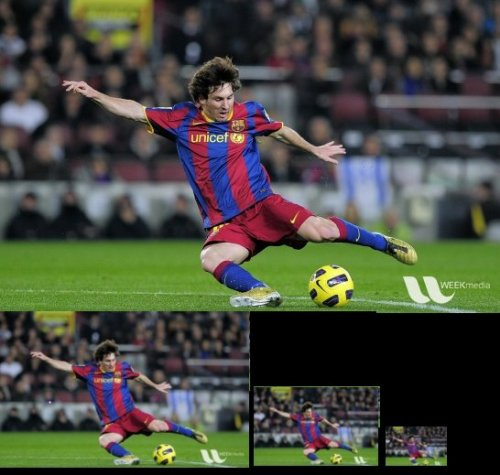
//> input picture Tercero/FSIV/3.4.7/messipyr.jpg, 500 x 475 px
$ ./sharpen -i=../../../3.4.7/original.jpg ../../../3.4.7/messipyr.jpg ../../../3.4.7/messipyr.jpg   (built with g++ and OpenCV 4)
//> lines starting //> are read from the running program, lines starting //| are printed output that depends on the picture
#include <iostream>
#include <exception>
#include <cassert>
//Includes para OpenCV
#include <opencv2/core/core.hpp>
#include <opencv2/core/utility.hpp>
#include <opencv2/highgui/highgui.hpp>
#include <opencv2/imgproc/imgproc.hpp>

//parametros de linea de comandos
const cv::String keys =
    "{help h usage ? |          | print this message   }"
    "{i interactive|      | activate interactive mode   }"
    "{f tipo         |  0       | type of filter   }"
    "{g ganancia     |  1.0     | ganancia  }"
    "{@inputImage    |<none>    | image to edit   }"
    "{@outputImage   |salida.jpg| name of the output image  }"
    ;

cv::Mat create_sharp_filter(const int &tipo, const float &g){
  assert(tipo==0 or tipo==1);
  cv::Mat filter( 3, 3, CV_32FC1);
  if (tipo==0) {
    filter.at<float>(0,0)=filter.at<float>(0,2)=filter.at<float>(2,0)=filter.at<float>(2,2)=0;
    filter.at<float>(0,1)=filter.at<float>(1,0)=filter.at<float>(1,2)=filter.at<float>(2,1)=-1;
    filter.at<float>(1,1)=g+4;
  }else{
    filter.at<float>(0,0)=filter.at<float>(0,2)=filter.at<float>(2,0)=filter.at<float>(2,2)=
    filter.at<float>(0,1)=filter.at<float>(1,0)=filter.at<float>(1,2)=filter.at<float>(2,1)=-1;
    filter.at<float>(1,1)=g+8;
  }
  return filter;
}

void convolve(const cv::Mat& in, const cv::Mat& filter, cv::Mat& out, int border_type=0){
  assert(in.type()==CV_32FC1);
  assert(filter.type()==CV_32FC1);
  int padrows = filter.rows-1;
	int padcols = filter.cols-1;

	cv::Mat aux = cv::Mat::zeros(in.rows+padrows, in.cols+padcols, CV_32F);
	cv::Mat reserva = cv::Mat::zeros(in.rows+padrows, in.cols+padcols, CV_32F);

  cv::Mat roi = aux(cv::Rect(padcols/2,padrows/2,in.cols,in.rows));
  in.copyTo(roi);

  aux.copyTo(reserva);

  for (int i = padrows/2; i < aux.rows-padrows/2; i++) {
    for (int j = padcols/2; j < aux.cols-padcols/2; j++) {
      float sum=0;
      for (int n = 0; n < padrows; n++) {
        for (int m = 0; m < padcols; m++) {
          sum+= reserva.at<float>(i+n-1,j+m-1)*filter.at<float>(n,m);
        }
      }
      aux.at<float>(i,j)=sum;
    }
  }

  roi.copyTo(out);
}

int main (int argc, char* const* argv){
      int retCode=EXIT_SUCCESS;

      try {


        cv::CommandLineParser parser(argc, argv, keys);
        float g=parser.get<float>("g");
        int f=parser.get<float>("f");
        parser.about("Aplica un sharp filter");
        if (parser.has("help"))
        {
          parser.printMessage();
          return 0;
        }
      cv::String img_name = parser.get<cv::String>(0);

      if (!parser.check())
      {
          parser.printErrors();
          return 0;
      }


      cv::Mat img = imread(img_name, cv::IMREAD_COLOR);
//> img is the input picture: 475 rows x 500 cols, CV_8UC3; mean B, G, R 63, 74.6, 71.4

      if (img.empty())
      {
         std::cerr << "Error: no he podido abrir el fichero '" << img_name << "'." << std::endl;
         return EXIT_FAILURE;
      }

      cv::Mat mask = create_sharp_filter(f,g);

      std::vector<cv::Mat> splitChannels(3);
      std::vector<cv::Mat> mergeChannels(3);

      cv::namedWindow("IMG");
      cv::namedWindow("IMG2");

      cv::Mat merge;
      img.convertTo(merge, CV_32FC3, 1/255.0 );

      cv::split(merge, splitChannels);
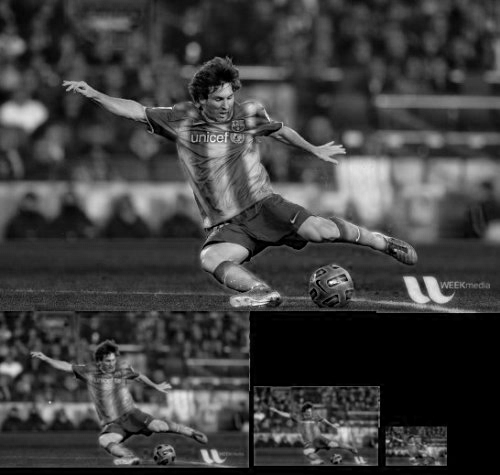
//> splitChannels[0]: 475 rows x 500 cols, CV_32FC1; min 0, max 1, mean 0.247
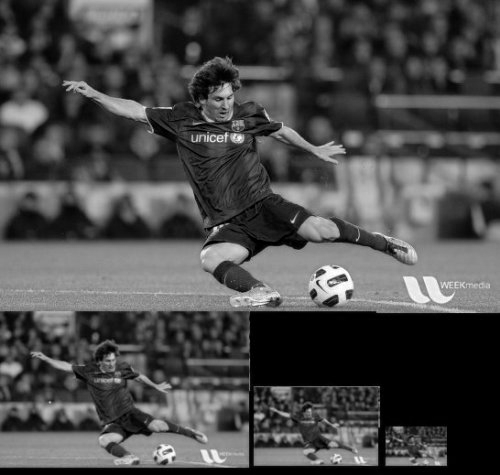
//> splitChannels[1]: 475 rows x 500 cols, CV_32FC1; min 0, max 1, mean 0.292
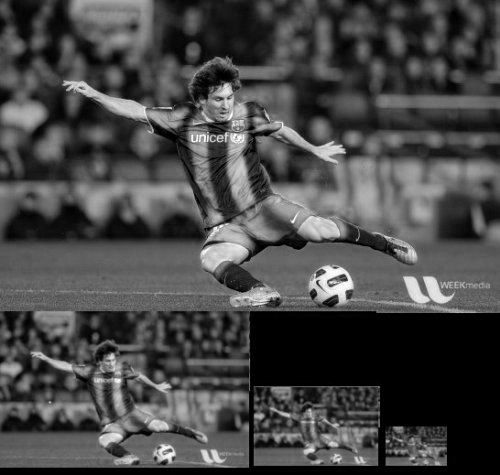
//> splitChannels[2]: 475 rows x 500 cols, CV_32FC1; min 0, max 1, mean 0.28

      //llamo a mi funcion convolve
  		convolve(splitChannels[0], mask, mergeChannels[0]);
//> after the loop in convolve, `for (int i = padrows/2; i < aux.rows-padrows/2; i++)`:
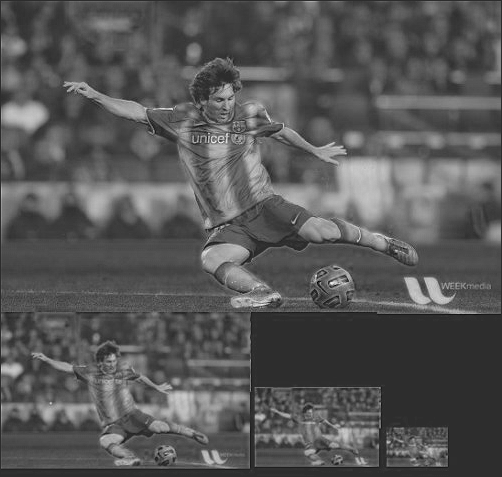
//> aux: 477 rows x 502 cols, CV_32FC1; min -0.784, max 3.61, mean 0.736; drawn with min black and max white
  		convolve(splitChannels[1], mask, mergeChannels[1]);
//> call 2 of convolve, with border_type = 0
//> after the loop in convolve (call 2), `for (int i = padrows/2; i < aux.rows-padrows/2; i++)`:
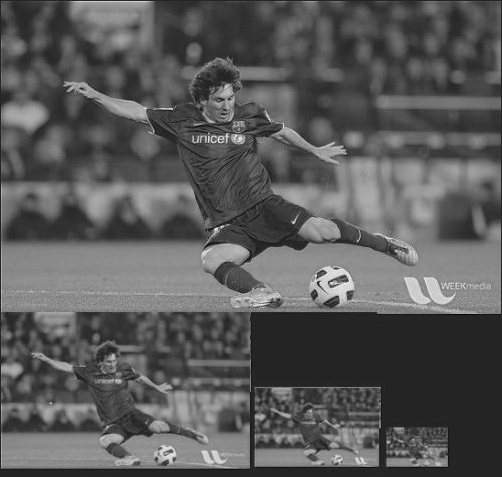
//> aux: 477 rows x 502 cols, CV_32FC1; min -0.588, max 3.54, mean 0.871; drawn with min black and max white
  		convolve(splitChannels[2], mask, mergeChannels[2]);
//> call 3 of convolve, with border_type = 0
//> after the loop in convolve (call 3), `for (int i = padrows/2; i < aux.rows-padrows/2; i++)`:
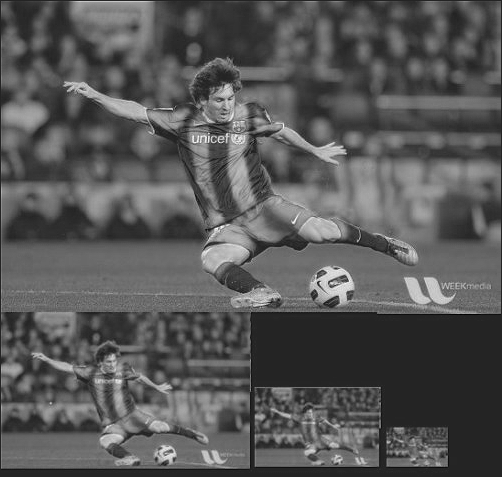
//> aux: 477 rows x 502 cols, CV_32FC1; min -0.6, max 3.55, mean 0.833; drawn with min black and max white

      cv::merge(mergeChannels, merge);
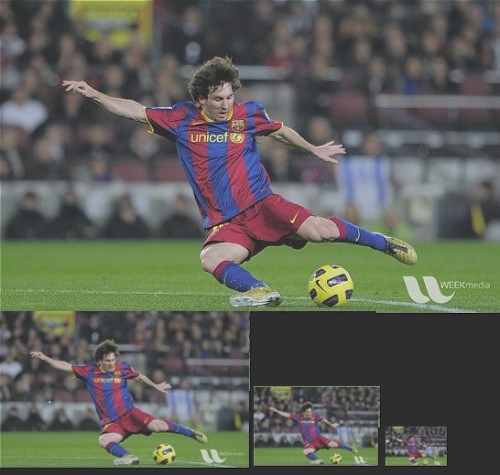
//> merge: 475 rows x 500 cols, CV_32FC3; mean B, G, R 0.742, 0.878, 0.84; drawn with min black and max white


      cv::imshow("IMG", img);
  		cv::imshow("IMG2", merge);
      cv::waitKey();


  }
  catch (std::exception& e)
  {
    std::cerr << "Capturada excepcion: " << e.what() << std::endl;
    retCode = EXIT_FAILURE;
  }
  return retCode;
}
